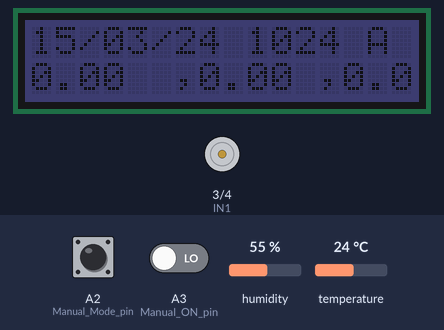
Bench run of a sketch on a simulated Arduino Uno, built with avr-gcc and run on an emulated ATmega328P. Parts: 16×2 character LCD, motor-driver pin pairs drawn as motors (green arrow = first pin HIGH = forward, orange = second pin HIGH = backward, longer = more drive). The inputs (shaded band) are chosen by the test bench; at power-on: A2 (Manual_Mode_pin) LOW, humidity 55 %, temperature 24 °C, A3 (Manual_ON_pin) LOW. The local clock reads 2024-03-15 10:24:30 at power-on unless the sketch sets it; what the sketch prints to the serial monitor is not drawn.

Above: at 1.2 s.
1.3 s: A2 (Manual_Mode_pin) pulled HIGH for 0.15 s
At 1.43 s:
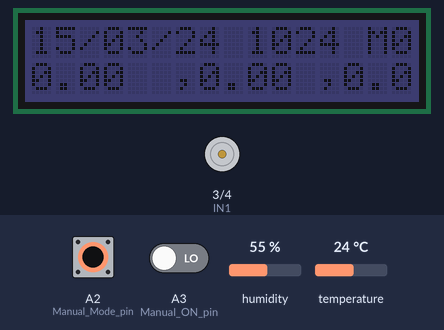
4.5 s: humidity set to 22 %
At 6.4 s:
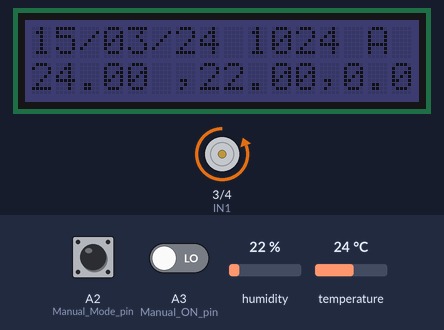
7.6 s: temperature set to 12 °C
At 10.0 s:
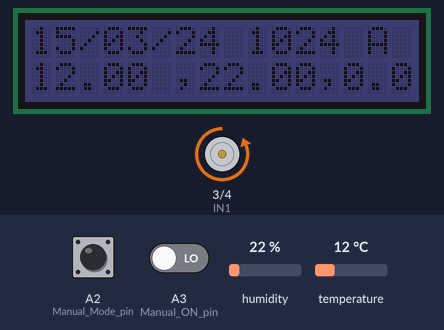
10.6 s: A2 (Manual_Mode_pin) pulled HIGH for 1 s
At 11.3 s:
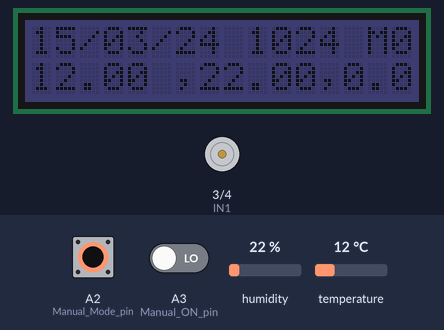
13.1 s: humidity set to 40 %
At 16.0 s:
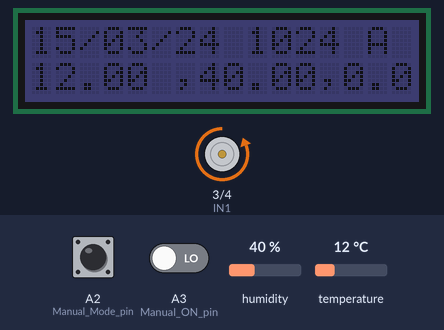
16.7 s: temperature set to 19 °C
At 19.6 s:
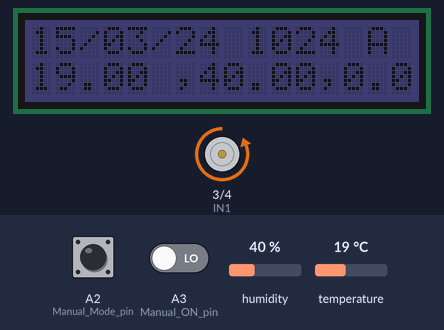
Timing chart, 0 to 21.1 s (numbered marks = the images above; inputs shaded):
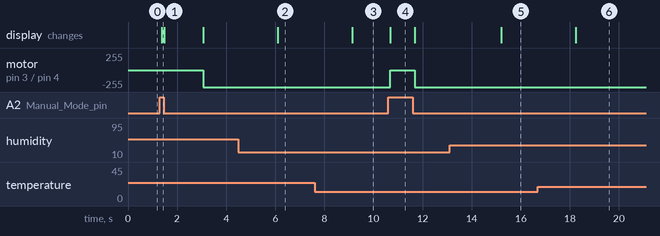

Measured:
- after the input at 1.3 s, the display: changes after 0.08 s (image 1)
- after the input at 4.5 s, the display: changes after 1.6 s (image 2)
- after the input at 7.6 s, the display: changes after 1.5 s (image 3)
- after the input at 10.6 s, motor on pin 3 (IN1) / pin 4 (IN2): backward 255/255 → stopped after 0.08 s, → backward 255/255 1.0 s later; the display: changes after 0.08 s (image 4)
- after the input at 13.1 s, the display: changes after 2.1 s (image 5)
- after the input at 16.7 s, the display: changes after 1.5 s (image 6)

The sketch:

Hashtag_DHT22.ino
```cpp
/**
 * Project Hashtag
 * By Kang Liat Chuan, Sep 2022.
 *
 * Hardware:
 * 1. Arduino Uno
 * 2. Max485-to-TTL module
 * 3. RK330-02 sensor (provided by Hashtag)
 * 4. Relay module
 * 5. Solenoid valve (provided by Hashtag)
 * 6. DS1302 RTC module
 * 7. DFR0464 LCD RGB Backlight Module
 * 8. DFR0229 microSD module
 * 9. Power Splitter
 * 10. DHT22 temperature and humidity sensor
 *
 * Software (libraries):
 * 1. Modbus-Master-Slave-for-Arduino-master
 *    Modbus master example 2:
 *    The purpose of this example is to query an array of data
 *    from an external Modbus slave device.
 *    This example is similar to "simple_master", but this example
 *    allows you to use software serial instead of hardware serial
 * 2. DFRobot_RGBLCD1602
 * 3. Rtc_by_Makuna
 * 4. SoftwareSerial
 * 5. ThreeWire
 * 6. SD
 * 7. SPI
 * 8. DHT
 *
 * Modbus Connections:
 * Max485 RE - Uno pin 8
 * Max485 DE - Uno pin 8
 * Max485 RO - Uno pin 9 (rx)
 * Max485 DI - Uno pin 10 (tx)
 * Max485 Vcc - +5V
 * Max485 Gnd - Ground
 * Max485 A - RK330-02 A (yellow)
 * Max485 B - RK330-02 B (green)
 *
 * RTC (DS1302) Connections:
 * DS1302 CLK/SCLK - 5
 * DS1302 DAT/IO - 7
 * DS1302 RST/CE - 2
 * DS1302 VCC - +5v
 * DS1302 GND - GND
 *
 * Log:
 * 01 Sep 2022 RK330 temperature/humidity/pressure sensor working
 * 30 Sep 2022 DFR0464 LCD RGB Backlight Module working
 * 07 Oct 2022 DS1302 RTC Module working
 * 09 Oct 2022 New platform working. Manual mode pins working
 * 14 Oct 2022 DHT22 temperature and humidity sensor working
 *
 */

// Libraries
//#include <ModbusRtu.h>
//#include <SoftwareSerial.h>
#include "DHT.h"
#include <DHT_U.h>
#include "DFRobot_RGBLCD1602.h"
#include <ThreeWire.h>
#include <RtcDS1302.h>

// Definitions
// Used by RTC
#define countof(a) (sizeof(a) / sizeof(a[0]))
// Used by DHT22
#define DHTPIN 8     // Digital pin connected to the DHT sensor
#define DHTTYPE DHT22   // DHT 22  (AM2302), AM2321
// Relay
#define IN1 3
#define IN2 4
#define Manual_Mode_pin A2
#define Manual_ON_pin A3
// RTC
#define RTC_CLK 5
#define RTC_DAT 7
#define RTC_RST 2

// Constants and Variables
// data array for modbus network sharing
//uint16_t au16data[16];
//uint8_t u8state;
//unsigned long u32wait;
unsigned long current_millis;
float t, h, p;
int16_t t1;
const int DE_RE = 8;
const int rxPin = 9;
const int txPin = 10;
const int LCD_row1 = 0;
const int LCD_row2 = 1;
const int Relay_ON = 0;
const int Relay_OFF = 1;
int Mode = 0;
int ON_OFF = 0;
int cooling = 1;

DHT dht(DHTPIN, DHTTYPE);

// RTC
ThreeWire myWire(RTC_DAT, RTC_CLK, RTC_RST); // IO, SCLK, CE
RtcDS1302<ThreeWire> Rtc(myWire);

// 16 characters and 2 lines
DFRobot_RGBLCD1602 lcd(16, 2); // lcdCols, lcdRows

// Create a SoftwareSerial object so that we can use software serial.
//SoftwareSerial mySerial(rxPin, txPin);

/**
 *  Modbus object declaration
 *  u8id : node id = 0 for master, = 1..247 for slave
 *  port : serial port
 *  u8txenpin : 0 for RS-232 and USB-FTDI
 *               or any pin number > 1 for RS-485
 */
//Modbus master(0, mySerial, DE_RE); // this is master and RS-485 via software serial

/**
 * This structure contains a query to an slave device
 */
//modbus_t telegram;

void setup() {

  // Setup Relay
  pinMode(IN1, OUTPUT);
  pinMode(IN2, OUTPUT);
  digitalWrite(IN1, Relay_OFF);
  digitalWrite(IN2, Relay_OFF);
  pinMode(Manual_Mode_pin, INPUT);
  pinMode(Manual_ON_pin, INPUT);

  // Setup LCD
  lcd.init();
  lcd.clear();
  lcd.setRGB(0, 0, 70);

  // Setup Serial Terminal
  Serial.begin(9600);

  // Setup RTC
  Rtc.Begin();
  RtcDateTime compiled = RtcDateTime(__DATE__, __TIME__);
  printDateTime(compiled);

  if (!Rtc.IsDateTimeValid())
  {
      // Common Causes:
      //    1) first time you ran and the device wasn't running yet
      //    2) the battery on the device is low or even missing

      Serial.println("RTC lost confidence in the DateTime!");
      Rtc.SetDateTime(compiled);
  }

  if (Rtc.GetIsWriteProtected())
  {
      Serial.println("RTC was write protected, enabling writing now");
      Rtc.SetIsWriteProtected(false);
  }

  if (!Rtc.GetIsRunning())
  {
      Serial.println("RTC was not actively running, starting now");
      Rtc.SetIsRunning(true);
  }

  RtcDateTime now = Rtc.GetDateTime();
  if (now < compiled)
  {
      Serial.println("RTC is older than compile time!  (Updating DateTime)");
      Rtc.SetDateTime(compiled);
  }
  else if (now > compiled)
  {
      Serial.println("RTC is newer than compile time. (this is expected)");
  }
  else if (now == compiled)
  {
      Serial.println("RTC is the same as compile time! (not expected but all is fine)");
  }

  // Setup Modbus
//  mySerial.begin(9600); // start software serial
//  master.start(); // start the ModBus object
//  master.setTimeOut( 2000 ); // if there is no answer in 2000 ms, roll over
//  u32wait = millis() + 1000;
//  u8state = 0;

  // Setup DHT22
  dht.begin();

  // Initialize temperature, humidaity and pressure
  t = 0.0; h = 0.0; p = 0.0; t1 = 0;
  cooling = 1;

  current_millis = 0;

} // void setup

void loop() {

  /**
  * State Machine for reading data from RK330-02
  */
//  switch(u8state) {
//  case 0:
//    if (millis() > u32wait) u8state++; // wait state
//    break;
//  case 1:
//    /**
//    * Refer to RK330-02 datasheet for specifications
//    */
//    telegram.u8id = 1; // slave address
//    telegram.u8fct = 3; // function code (this one is registers read)
//    telegram.u16RegAdd = 0; // start address in slave
//    telegram.u16CoilsNo = 3; // number of elements (coils or registers) to read
//    telegram.au16reg = au16data; // pointer to a memory array in the Arduino
//
//    master.query( telegram ); // send query (only once)
//    u8state++;
//    break;
//  case 2:
//    master.poll(); // check incoming messages
//    if (master.getState() == COM_IDLE) {
//      u8state = 0;
//      u32wait = millis() + 2000;
//      //t = au16data[0]/10.0;
//      // Taking care of negative temperatures
//      if (au16data[0] > 32767) {
//         t = (au16data[0]-65536.0)/10.0;
//      } else {
//         t = au16data[0]/10.0;
//      }
//      t1 = (int16_t)au16data[0];
//      h = au16data[1]/10.0;
//      p = au16data[2]/10.0;
//
//    }
//    break; // from case 2
//  } // switch(u8state)

  /**
  * Get temperature and humidity from DHT22
  */
  if ((millis() - current_millis) > 3000) {
     if (isnan(t) || isnan(h)) {
        //Serial.println(F("Failed to read from DHT sensor!"));
        return;
     } else {
        t = dht.readTemperature();
        h = dht.readHumidity();
        current_millis = millis();
     }
  }

  /**
  * Get time from RTC
  */
  RtcDateTime now = Rtc.GetDateTime();
  //printDateTime(now);
  //Serial.println();

  /**
  * Output to Serial Terminal for debugging
  */
  //Serial.print(now.Day()); Serial.print(now.Month()); Serial.print(now.Year()-2000); Serial.print(" ");
  //Serial.print(now.Hour()); Serial.print(now.Minute()); Serial.print(":");
  //Serial.print(" Temp:"); Serial.print(t);
  //Serial.print(" Humid:"); Serial.print(h);
  //Serial.print(" Pressure:"); Serial.println(p);
  //Serial.print(au16data[0]); Serial.print(",");
  //Serial.print(au16data[1]); Serial.print(",");
  //Serial.print(au16data[2]); Serial.print(",");
  //Serial.print(au16data[3]); Serial.print(",");
  //Serial.print(au16data[4]); Serial.print(",");
  //Serial.print(au16data[5]); Serial.print(",");
  //Serial.println(t1);

  /**
  * Read State of Mode and ON_OFF switches
  */
  Mode = digitalRead(Manual_Mode_pin);
  ON_OFF = digitalRead(Manual_ON_pin);

  /**
  * Output to LCD
  */
  // Output Date and Time info to LCD row1 - is there a better way to do this???
  if (now.Day() < 10) {
     lcd.setCursor(0, LCD_row1); lcd.print("0"); // Insert leading 0
     lcd.setCursor(1, LCD_row1); lcd.print(now.Day());
  } else {
     lcd.setCursor(0, LCD_row1); lcd.print(now.Day());
  }
  lcd.setCursor(2, LCD_row1); lcd.print("/");
  if (now.Month() < 10) {
     lcd.setCursor(3, LCD_row1); lcd.print("0"); // Insert leading 0
     lcd.setCursor(4, LCD_row1); lcd.print(now.Month());
  } else {
     lcd.setCursor(3, LCD_row1); lcd.print(now.Month());
  }
  lcd.setCursor(5, LCD_row1); lcd.print("/");
  lcd.setCursor(6, LCD_row1); lcd.print(now.Year()-2000);
  if (now.Hour() < 10) {
     lcd.setCursor(9, LCD_row1); lcd.print("0"); // Insert leading 0
     lcd.setCursor(10, LCD_row1); lcd.print(now.Hour());
  } else {
     lcd.setCursor(9, LCD_row1); lcd.print(now.Hour());
  }
  if (now.Minute() < 10) {
     lcd.setCursor(11, LCD_row1); lcd.print("0"); // Insert leading 0
     lcd.setCursor(12, LCD_row1); lcd.print(now.Minute());
  } else {
     lcd.setCursor(11, LCD_row1); lcd.print(now.Minute());
  }
  lcd.setCursor(14, LCD_row1);
  if (Mode == 1) {
     lcd.print("M");
     lcd.setCursor(15, LCD_row1);
     if (ON_OFF == 1) {
        lcd.print("1");
     } else {
        lcd.print("0");
     }
  } else {
     lcd.print("A");
     lcd.setCursor(15, LCD_row1); lcd.print(" ");
  }
  // Output LCD row2
  //lcd.setCursor(0, LCD_row2); lcd.print("T:"); lcd.setCursor(2, LCD_row2); lcd.print(t);
  //lcd.setCursor(8, LCD_row2); lcd.print("P:"); lcd.setCursor(10, LCD_row2); lcd.print(p);
  lcd.setCursor(0, LCD_row2); lcd.print(t); lcd.setCursor(6, LCD_row2); lcd.print(",");
  lcd.setCursor(7, LCD_row2); lcd.print(h); lcd.setCursor(12, LCD_row2); lcd.print(",");
  lcd.setCursor(13, LCD_row2); lcd.print(p);

  /**
  * Output to Relay
  */
  if (Mode == 1) {

     // Manual Mode
     if (ON_OFF == 1) {
        digitalWrite(IN1, Relay_ON);
     } else {
        digitalWrite(IN1, Relay_OFF);
     }

  } else {

     // Auto Mode
     if (cooling == 1) {
        digitalWrite(IN1, Relay_ON);
        if (t <= 10.0) {
           digitalWrite(IN1, Relay_OFF);
	         cooling = 0;
        }
     } else {
        digitalWrite(IN1, Relay_OFF);
        if (t >= 15.0) {
           digitalWrite(IN1, Relay_ON);
	         cooling = 1;
        }
     }

  } // if (Mode == 1)

} // void loop

// Used by RTC
void printDateTime(const RtcDateTime& dt)
{
    char datestring[20];

    snprintf_P(datestring,
            countof(datestring),
            PSTR("%02u/%02u/%04u %02u:%02u:%02u"),
            dt.Month(),
            dt.Day(),
            dt.Year(),
            dt.Hour(),
            dt.Minute(),
            dt.Second() );
    Serial.print(datestring);
}
```
